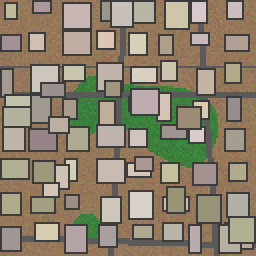
#> input picture data/test/high/high_0000.png, 128 x 128 px (shown 2 times larger)
$ python train.py
#> lines starting #> are read from the running program, lines starting #| are printed output that depends on the picture; after the words box and inside, x2 and y2 are one past the last pixel; in counts of white or black regions, pixels touching at a corner belong together
### features.py
"""
features.py
------------
Turns a raw RGB satellite-like image into a numeric feature vector the
ML model can learn from. This mirrors what the CNN layers of a deep model
would learn to detect on their own, but here we compute them explicitly:

    1. Vegetation ratio     - fraction of green-dominant pixels
    2. Built-up ratio       - fraction of gray/man-made colored pixels
    3. Edge density         - how much "structure" (roads/building edges)
                               is in the image, via a Sobel-style gradient
    4. Color variance        - texture/heterogeneity of the scene
    5. Brightness stats      - mean & std of pixel intensity

These 5 categories expand into a fixed-length vector (see FEATURE_NAMES).
"""

import numpy as np
from PIL import Image

FEATURE_NAMES = [
    "vegetation_ratio",
    "builtup_ratio",
    "edge_density",
    "color_variance",
    "brightness_mean",
    "brightness_std",
]


def _to_array(img_or_path):
#> called with img_or_path = 'data/test/high/high_0000.png'
    if isinstance(img_or_path, str):
        img = Image.open(img_or_path).convert("RGB")
#> img is the input picture: PIL image 128x128 RGB; mean R, G, B 139.6, 129.6, 109.5
    else:
        img = img_or_path.convert("RGB")
    return np.array(img).astype(np.float32)


def _sobel_edges(gray):
    gx = np.zeros_like(gray)
    gy = np.zeros_like(gray)
    gx[:, 1:-1] = gray[:, 2:] - gray[:, :-2]
    gy[1:-1, :] = gray[2:, :] - gray[:-2, :]
    mag = np.sqrt(gx ** 2 + gy ** 2)
    return mag


def extract_features(img_or_path):
    arr = _to_array(img_or_path)  # H,W,3
    r, g, b = arr[:, :, 0], arr[:, :, 1], arr[:, :, 2]

    # Vegetation: green channel clearly dominant
    veg_mask = (g > r + 8) & (g > b + 8)
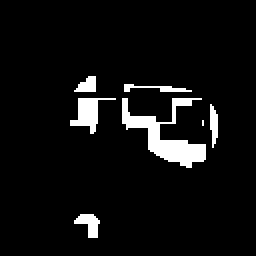
#> veg_mask: shape (128, 128) bool (shown 2 times larger); 5.9% white; 7 white regions (1 under 20 px), largest, box (x1, y1, x2, y2) and area: (61, 49, 103, 84) 522, (35, 49, 58, 67) 171, (37, 107, 50, 119) 88, (62, 42, 96, 46) 64, (105, 52, 109, 74) 63, (37, 38, 48, 46) 61
    vegetation_ratio = veg_mask.mean()
#> vegetation_ratio = 0.0593

    # Built-up (roofs/roads): grayish, r≈g≈b, and not too dark (roads) or
    # mid-bright (rooftops)
    max_c = np.max(arr, axis=2)
    min_c = np.min(arr, axis=2)
    saturation = (max_c - min_c) / (max_c + 1e-6)
    builtup_mask = (saturation < 0.15) & (max_c > 60)
#> builtup_mask: shape (128, 128) bool; 27.7% white; 71 white regions (18 under 20 px), largest, box (x1, y1, x2, y2) and area: (32, 2, 45, 14) 156, (66, 45, 79, 57) 156, (49, 80, 62, 91) 143
    builtup_ratio = builtup_mask.mean()
#> builtup_ratio = 0.277

    gray = arr.mean(axis=2)
    edges = _sobel_edges(gray)
#> in _sobel_edges, `mag = np.sqrt(gx ** 2 + gy ** 2)`:
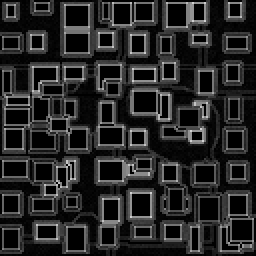
#> mag: shape (128, 128) float32 (shown 2 times larger); min 0, max 211.7, mean 38.7
    edge_density = (edges > 25).mean()
#> edge_density = 0.46

    color_variance = arr.std(axis=(0, 1)).mean()
#> color_variance = 45.87
    brightness_mean = gray.mean()
#> brightness_mean = 126.2
    brightness_std = gray.std()
#> brightness_std = 44.04

    return np.array([
        vegetation_ratio,
        builtup_ratio,
        edge_density,
        color_variance,
        brightness_mean,
        brightness_std,
    ], dtype=np.float32)


def extract_features_batch(paths):
    return np.stack([extract_features(p) for p in paths])
#> call 2 of _to_array, with img_or_path = 'data/test/high/high_0001.png'
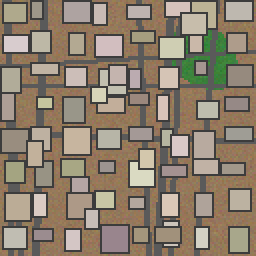
#> input picture data/test/high/high_0001.png, 128 x 128 px (shown 2 times larger)
#> in _to_array, img is the input picture: PIL image 128x128 RGB; mean R, G, B 140.5, 126.9, 109.4
#> in extract_features (call 2), `veg_mask = (g > r + 8) & (g > b + 8)`: veg_mask: shape (128, 128) bool; 1.9% white; 9 white regions (5 under 20 px), largest, box (x1, y1, x2, y2) and area: (91, 28, 105, 42) 115, (107, 27, 119, 42) 107, (108, 16, 113, 26) 41, (102, 15, 106, 26) 32
#> in extract_features (call 2), `builtup_mask = (saturation < 0.15) & (max_c > 60)`: builtup_mask: shape (128, 128) bool; 30.6% white; 101 white regions (35 under 20 px), largest, box (x1, y1, x2, y2) and area: (90, 15, 113, 50) 174, (51, 113, 64, 126) 169, (30, 22, 79, 46) 163
#> in _sobel_edges (call 2), `mag = np.sqrt(gx ** 2 + gy ** 2)`:
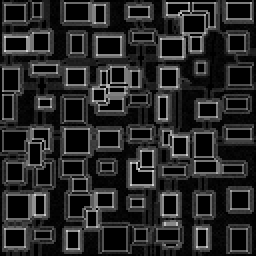
#> mag: shape (128, 128) float32 (shown 2 times larger); min 0, max 212.1, mean 38.8
#> call 3 of extract_features, with img_or_path = 'data/test/high/high_0002.png'
#> call 3 of _to_array, with img_or_path = 'data/test/high/high_0002.png'
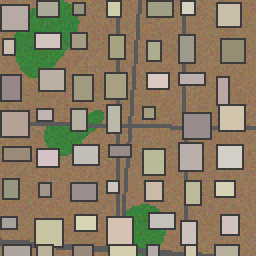
#> input picture data/test/high/high_0002.png, 128 x 128 px (shown 2 times larger)
#> in _to_array, img is the input picture: PIL image 128x128 RGB; mean R, G, B 139.5, 126.6, 102.9
#> in extract_features (call 3), `veg_mask = (g > r + 8) & (g > b + 8)`: veg_mask: shape (128, 128) bool; 6.6% white; 5 white regions (1 under 20 px), largest, box (x1, y1, x2, y2) and area: (7, 0, 40, 39) 582, (63, 102, 83, 125) 235, (22, 63, 48, 78) 214, (44, 55, 52, 62) 49
#> in extract_features (call 3), `vegetation_ratio = veg_mask.mean()`: vegetation_ratio = 0.066
#> in extract_features (call 3), `builtup_mask = (saturation < 0.15) & (max_c > 60)`:
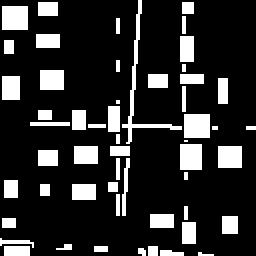
#> builtup_mask: shape (128, 128) bool (shown 2 times larger); 17.9% white; 54 white regions (15 under 20 px), largest, box (x1, y1, x2, y2) and area: (61, 0, 91, 72) 200, (1, 3, 14, 15) 156, (92, 57, 105, 69) 156
#> in extract_features (call 3), `builtup_ratio = builtup_mask.mean()`: builtup_ratio = 0.179
#> in _sobel_edges (call 3), `mag = np.sqrt(gx ** 2 + gy ** 2)`:
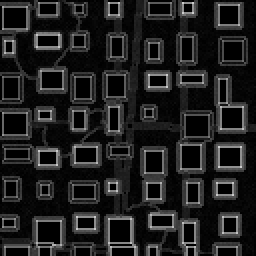
#> mag: shape (128, 128) float32 (shown 2 times larger); min 0, max 206, mean 31.2
#> in extract_features (call 3), `edge_density = (edges > 25).mean()`: edge_density = 0.387
#> in extract_features (call 3), `color_variance = arr.std(axis=(0, 1)).mean()`: color_variance = 40.62
#> in extract_features (call 3), `brightness_mean = gray.mean()`: brightness_mean = 123
#> in extract_features (call 3), `brightness_std = gray.std()`: brightness_std = 38.38

### train.py
"""
train.py
--------
Loads data/train and data/test (created by data_generator.py), extracts
features (features.py), trains a classifier, evaluates it, and saves the
trained model to models/poverty_model.joblib.

Run:
    python train.py
"""

import os
import glob
import time
import numpy as np
import joblib
from sklearn.ensemble import RandomForestClassifier
from sklearn.metrics import accuracy_score, classification_report, confusion_matrix
import matplotlib
matplotlib.use("Agg")
import matplotlib.pyplot as plt

from features import extract_features_batch, FEATURE_NAMES

CLASSES = ["low", "medium", "high"]
DATA_ROOT = "data"
MODEL_PATH = "models/poverty_model.joblib"
PLOT_PATH = "models/confusion_matrix.png"
IMPORTANCE_PLOT_PATH = "models/feature_importance.png"


def load_split(split):
    paths, labels = [], []
    for cls in CLASSES:
        cls_paths = sorted(glob.glob(os.path.join(DATA_ROOT, split, cls, "*.png")))
        paths.extend(cls_paths)
        labels.extend([cls] * len(cls_paths))
    return paths, labels


def main():
    os.makedirs("models", exist_ok=True)

    print("Loading training data...")
    train_paths, train_labels = load_split("train")
    test_paths, test_labels = load_split("test")
    print(f"  train: {len(train_paths)} images | test: {len(test_paths)} images")

    print("Extracting features (vegetation, built-up density, edges, texture)...")
    t0 = time.time()
    X_train = extract_features_batch(train_paths)
#> X_train = [[0.0593, 0.277, 0.46, 45.87, 126.2, 44.04], [0.0194, 0.306, 0.488, 44.5, 125.6, 43.05], [0.066, 0.179, 0.387, 40.62, 123, 38.38]]
    X_test = extract_features_batch(test_paths)
#> X_test has the same summary as X_train
    print(f"  done in {time.time()-t0:.1f}s | feature vector length = {X_train.shape[1]}")

    y_train = np.array(train_labels)
    y_test = np.array(test_labels)

    print("Training RandomForest classifier...")
    clf = RandomForestClassifier(
        n_estimators=300,
        max_depth=8,
        random_state=42,
        n_jobs=-1,
    )
    clf.fit(X_train, y_train)

    print("Evaluating on held-out test set...")
    y_pred = clf.predict(X_test)
    acc = accuracy_score(y_test, y_pred)
#> acc = 1
    print(f"\nTest Accuracy: {acc*100:.2f}%\n")
#| Test Accuracy: 100.00%
#> (the run stopped early here; a loop or call above may not have finished)
